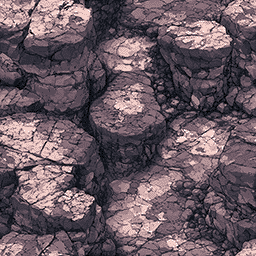
#> input picture test3.png, 256 x 256 px
$ python build_level_bgtex.py
#> lines starting #> are read from the running program, lines starting #| are printed output that depends on the picture
### tools/make_bg.py
#!/usr/bin/env python3
"""Convert a background image into a SNES 4bpp BG: tileset + tilemap + multi
sub-palettes, the "digitized photo" approach real SNES games used.

- No dithering (flat areas stay flat).
- 6 sub-palettes (96 colors): tiles are k-means clustered by colour, each
  cluster gets its own 15-colour palette (index 0 reserved transparent).
- Exact tile dedup with H/V flips (NO lossy merge -> no "chunking"); optional
  light merge only if the unique count exceeds `budget`.

Outputs <out>.pic (4bpp tiles), <out>.map (u16: tile|pal<<10|flips),
<out>.pal (npal*16 BGR555 colours), <out>_preview.png.

Usage: make_bg.py <src> <out> [base_pal=2] [npal=6] [budget=960] [crop WxH+X+Y]
"""
import sys, os
import numpy as np
from PIL import Image


def enc_tile(t):
    b = bytearray(32)
    for y in range(8):
        p0 = p1 = p2 = p3 = 0
        for x in range(8):
            v = int(t[y, x]); bit = 7 - x
            p0 |= (v & 1) << bit; p1 |= ((v >> 1) & 1) << bit
            p2 |= ((v >> 2) & 1) << bit; p3 |= ((v >> 3) & 1) << bit
        b[y*2] = p0; b[y*2+1] = p1; b[16+y*2] = p2; b[16+y*2+1] = p3
    return bytes(b)


def convert(src, out, base_pal=2, npal=6, budget=960, crop=None, scale=1.0, fit=None, merge_to=None, gray=0.0):
    img = Image.open(src).convert("RGB")
    if crop:
        img = img.crop(crop)
    if gray > 0.0:                            # wash toward 50% gray so the backdrop
        g = Image.new("RGB", img.size, (128, 128, 128))   # reads as more 'distant':
        img = Image.blend(img, g, gray)       # result = img*(1-gray) + 128*gray
    if fit:                                # cover-fit the whole composition into
        fw, fh = fit                       # one screen (scale to fill, centre-crop)
        W0, H0 = img.size                  # -> uniform backdrop, all levels equal
        s = max(fw / W0, fh / H0)
        img = img.resize((max(fw, round(W0 * s)), max(fh, round(H0 * s))), Image.LANCZOS)
        W1, H1 = img.size
        l, t = (W1 - fw) // 2, (H1 - fh) // 2
        img = img.crop((l, t, l + fw, t + fh))
    elif scale != 1.0:                     # half-res "smooth slide" backdrop:
        W0, H0 = img.size                  # shrink the whole composition to one
        img = img.resize((max(8, int(W0 * scale)),   # screen so it fits one shared
                          max(8, int(H0 * scale))), Image.LANCZOS)  # resident tileset
    W, H = img.size
    W -= W % 8; H -= H % 8
    img = img.crop((0, 0, W, H))
    arr = np.array(img, dtype=np.int32)
    tw, th = W // 8, H // 8
    ntiles = tw * th

    # tile mean colours -> k-means into npal clusters
    means = np.array([arr[(i // tw) * 8:(i // tw) * 8 + 8,
                          (i % tw) * 8:(i % tw) * 8 + 8].reshape(-1, 3).mean(0)
                      for i in range(ntiles)], dtype=np.float32)
    lum = means @ np.array([0.299, 0.587, 0.114], np.float32)
    order = np.argsort(lum)
    centers = means[order[np.linspace(0, ntiles - 1, npal).astype(int)]].astype(np.float32)
    assign = np.zeros(ntiles, np.int32)
    for _ in range(16):
        d = ((means[:, None, :] - centers[None, :, :]) ** 2).sum(2)
        assign = d.argmin(1)
        for g in range(npal):
            sel = means[assign == g]
            if len(sel):
                centers[g] = sel.mean(0)

    # per-cluster 15-colour palette (median cut, no dither)
    pals = []
    for g in range(npal):
        tids = np.where(assign == g)[0]
        if len(tids) == 0:
            pals.append(np.zeros((15, 3), np.uint8)); continue
        px = np.concatenate([arr[(t // tw) * 8:(t // tw) * 8 + 8,
                                 (t % tw) * 8:(t % tw) * 8 + 8].reshape(-1, 3) for t in tids])
        q = Image.fromarray(px.astype(np.uint8).reshape(-1, 1, 3), "RGB").quantize(
            colors=15, method=Image.Quantize.MEDIANCUT, dither=Image.Dither.NONE)
        gp = np.array(q.getpalette(), np.uint8)[:45]
        if len(gp) < 45:
            gp = np.concatenate([gp, np.zeros(45 - len(gp), np.uint8)])
        pals.append(gp.reshape(15, 3))

    def nearest(pix, pal):           # pix (64,3) -> indices 1..15
        d = ((pix[:, None, :] - pal[None, :, :].astype(np.int32)) ** 2).sum(2)
        return (d.argmin(1) + 1).astype(np.uint8)

    # quantise each tile to its cluster palette, then exact-dedup (with flips)
    reps = [np.zeros((8, 8), np.uint8)]   # tile 0 = transparent (HUD/margin rows)
    reppal = [base_pal]
    seen = {}
    mp = []
    for ty in range(th):
        for tx in range(tw):
            g = int(assign[ty * tw + tx])
            idx = nearest(arr[ty*8:ty*8+8, tx*8:tx*8+8].reshape(-1, 3), pals[g]).reshape(8, 8)
            cand = ((idx, 0, 0), (np.fliplr(idx), 1, 0),
                    (np.flipud(idx), 0, 1), (np.fliplr(np.flipud(idx)), 1, 1))
            hit = None
            for vt, hf, vf in cand:
                k = (g, vt.tobytes())
                if k in seen:
                    hit = (seen[k], hf, vf); break
            if hit is None:
                seen[(g, idx.tobytes())] = len(reps)
                reps.append(idx); reppal.append(base_pal + g)
                hit = (len(reps) - 1, 0, 0)
            mp.append((hit[0], base_pal + g, hit[1], hit[2]))

    # optional lossy merge: to slide between two sections both must live in VRAM
    # at once, so cap unique tiles by remapping the least-used tiles onto the
    # nearest kept tile (by rendered colour). Mild reduction -> mild "chunking".
    if merge_to and len(reps) > merge_to:
        usage = np.zeros(len(reps), np.int32)
        for ti, _, _, _ in mp:
            usage[ti] += 1
        feat = np.zeros((len(reps), 192), np.float32)
        for i, t in enumerate(reps):
            g = reppal[i] - base_pal
            flat = t.reshape(-1)
            for j in range(64):
                v = int(flat[j])
                feat[i, j*3:j*3+3] = (0, 0, 0) if v == 0 else pals[g][v - 1]
        keepset = set(int(x) for x in np.argsort(-usage)[:merge_to]); keepset.add(0)
        keep = sorted(keepset)
        kpos = {k: i for i, k in enumerate(keep)}
        kfeat = feat[keep]
        remap = {}
        for i in range(len(reps)):
            if i in keepset:
                remap[i] = (kpos[i], True)
            else:
                remap[i] = (int(((kfeat - feat[i]) ** 2).sum(1).argmin()), False)
        reps = [reps[k] for k in keep]
        reppal = [reppal[k] for k in keep]
        mp = [((remap[ti][0]), reppal[remap[ti][0]], hf if remap[ti][1] else 0,
               vf if remap[ti][1] else 0) for (ti, pal, hf, vf) in mp]

    # emit
    with open(out + ".pic", "wb") as f:
        for r in reps:
            f.write(enc_tile(r))
    with open(out + ".map", "wb") as f:
        for ti, pal, hf, vf in mp:
            e = (ti & 0x3FF) | ((pal & 7) << 10) | (hf << 14) | (vf << 15)
            f.write(bytes((e & 0xFF, (e >> 8) & 0xFF)))
    with open(out + ".pal", "wb") as f:
        for g in range(npal):
            f.write(bytes((0, 0)))               # index 0 transparent
            for i in range(15):
                # cast to int: numpy uint8 shifts overflow/truncate to 8 bits,
                # which silently drops green's high bits and all of blue (-> red).
                r, gg, b = int(pals[g][i][0]), int(pals[g][i][1]), int(pals[g][i][2])
                c = (r >> 3) | ((gg >> 3) << 5) | ((b >> 3) << 10)
                f.write(bytes((c & 0xFF, (c >> 8) & 0xFF)))

    # preview
    prev = np.zeros((H, W, 3), np.uint8)
    for i, (ti, pal, hf, vf) in enumerate(mp):
        t = reps[ti]
        if hf: t = np.fliplr(t)
        if vf: t = np.flipud(t)
        g = pal - base_pal
        ty, tx = divmod(i, tw)
        for y in range(8):
            for x in range(8):
                v = t[y, x]
                prev[ty*8+y, tx*8+x] = (0, 0, 0) if v == 0 else pals[g][v - 1]
    Image.fromarray(prev).resize((W*2, H*2), Image.NEAREST).save(out + "_preview.png")
    print(f"{out}: {tw}x{th} = {ntiles} cells, {len(reps)} unique tiles, {npal} palettes")
    return len(reps)


# [11 lines that do not run on import are left out]

### tools/build_level_bgtex.py
#!/usr/bin/env python3
"""Generate per-level BG2 parallax textures: res/bgtex_1..10.{pic,map,pal}.

Level 1 reuses the original, user-approved texture (res/bgtex.* from test3.png).
Levels 2..10 are built from bg/bg2.png .. bg/bg10.png. Each is a 256x256 seamless
texture quantized to 96 colors (6 BG sub-palettes) and <=1023 unique 8x8 tiles, so
its .pic is < 32768 bytes (one LoROM bank) and fills BG2 VRAM. Same params as the
original single bgtex so all levels look consistent. Pure-Python (no gfx2snes).
"""
import os, shutil, sys
sys.path.insert(0, os.path.dirname(os.path.abspath(__file__)))
import make_bg

HERE = os.path.dirname(os.path.abspath(__file__))
PROJ = os.path.dirname(HERE)
RES = os.path.join(PROJ, "res")
BG = os.path.join(PROJ, "bg")

PARAMS = dict(base_pal=2, npal=6, budget=1024, merge_to=1022)

# Wash every backdrop toward 50% gray so it reads as more 'distant'. 0.0 = off;
# 0.3 = the gray overlay is 30% opaque (orig 70% / gray 30%). Tune to taste.
GRAY = 0.35

# Level 1 source = test3.png (repo root); levels 2-10 = bg/bg2..bg10.png.
SOURCES = {1: os.path.join(PROJ, "test3.png")}
for _n in range(2, 11):
    SOURCES[_n] = os.path.join(BG, "bg%d.png" % _n)


def main():
    print("gray wash = %.0f%%" % (GRAY * 100))
    for n in range(1, 11):
        src = SOURCES[n]
        if not os.path.exists(src):
            print("  MISSING %s" % src)
            continue
        make_bg.convert(src, os.path.join(RES, "bgtex_%d" % n), gray=GRAY, **PARAMS)
#> in convert, img is the input picture: PIL image 256x256 RGB; mean R, G, B 104.3, 88.6, 97.3
#> in convert, `g = Image.new("RGB", img.size, (128, 128, 128))   # reads as more 'dis..`: g: PIL image 256x256 RGB; every value is 128
#> in convert, `img = Image.blend(img, g, gray)`:
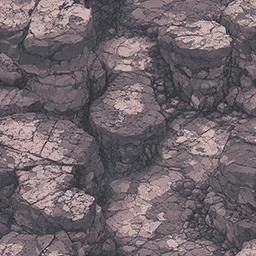
#> img: PIL image 256x256 RGB; mean R, G, B 112.2, 101.8, 107.4
#> in convert, `means = np.array([arr[(i // tw) * 8:(i // tw) * 8 + 8, (i % tw) * 8:(i..`: means = 1024 rows, first 8: [175.4, 153.4, 154.2], [165.4, 144.6, 146.5], [145.2, 127.2, 131.4], [157, 137.2, 140], [142.1, 127.2, 129.8], [180.1, 157.5, 157.5], [188.7, 165.2, 164], [162.8, 145.8, 147]
#> in convert, `lum = means @ np.array([0.299, 0.587, 0.114], np.float32)`: lum = 1024 values, max 179.6 at index 42, min 58.1 at index 322, mean 105.6
#> in convert, `order = np.argsort(lum)`: order = 1024 values, max 1023 at index 998, min 0 at index 988, mean 511.5
#> in convert, `centers = means[order[np.linspace(0, ntiles - 1, npal).astype(int)]].a..`: centers = [[56.67, 57.86, 63.09], [82.47, 78.39, 85.22], [97.7, 90.12, 96.52], [117.5, 104.6, 111.4], [142.2, 125.7, 130], [196.3, 172.9, 170.1]]
#> after the loop in convert, `for _ in range(16):`: centers = [[71.89, 70.64, 77.26], [85.81, 81.16, 88.31], [102.8, 93.73, 100.7], [122.7, 109, 115], [148.2, 130.4, 133.8], [174.1, 153, 153.5]]
#> after the loop in convert, `for g in range(npal):`: pals = 6 items
#> after the loop in convert, `for ty in range(th):`: mp = 1024 items, first 6: (1, 7, 0, 0), (2, 7, 0, 0), (3, 6, 0, 0), (4, 6, 0, 0), (5, 6, 0, 0), (6, 7, 0, 0); reppal = 1025 values, max 7 at index 1, min 2 at index 0, mean 4.28; reps = 1025 items; seen = 1024 items
#> in convert, `usage = np.zeros(len(reps), np.int32)`: usage = 1025 values from 0 to 0
#> after the loop in convert, `for ti, _, _, _ in mp:`: usage = 1025 values from 0 to 1
#> in convert, `feat = np.zeros((len(reps), 192), np.float32)`: feat: shape (1025, 192) float32; every value is 0
#> the loop in convert, `for i, t in enumerate(reps):` made 1025 passes
#> g on passes 1 to 3: 0, 5, 5
#> after the loop in convert, `for i, t in enumerate(reps):`:
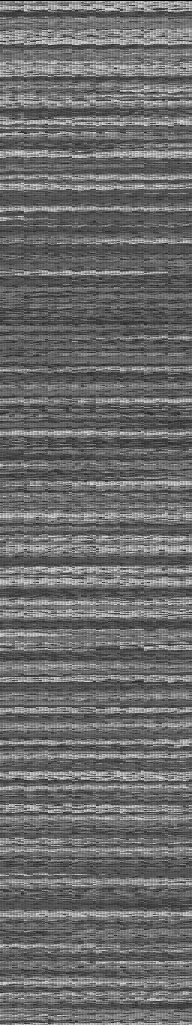
#> feat: shape (1025, 192) float32; min 0, max 210, mean 107.1
#> in convert, `keepset = set((int(x) for x in np.argsort(-usage)[:merge_to]))`: keepset = 1022 items
#> in convert, `keep = sorted(keepset)`: keep = 1023 values from 0 to 1024
#> in convert, `kpos = {k: i for i, k in enumerate(keep)}`: kpos = 1023 items
#> after the loop in convert, `for i in range(len(reps)):`: remap = 1025 items
#> in convert, `reps = [reps[k] for k in keep]`: reps = 1023 items
#> in convert, `reppal = [reppal[k] for k in keep]`: reppal = 1023 values, max 7 at index 1, min 2 at index 0, mean 4.28
#> the loop in convert, `for ti, pal, hf, vf in mp:` made 1024 passes
#> (pal, e) on passes 1 to 3: (7, 7169), (7, 7170), (6, 6147)
#> in convert, `prev = np.zeros((H, W, 3), np.uint8)`: prev: shape (256, 256, 3); every value is 0
#> the loop in convert, `for i, (ti, pal, hf, vf) in enumerate(mp):` made 1024 passes
#> (pal, g, ty, tx) on passes 1 to 3: (7, 5, 0, 0), (7, 5, 0, 1), (6, 4, 0, 2)
#> in convert, `Image.fromarray(prev).resize((W*2, H*2), Image.NEAREST).save(out + "_p..`:
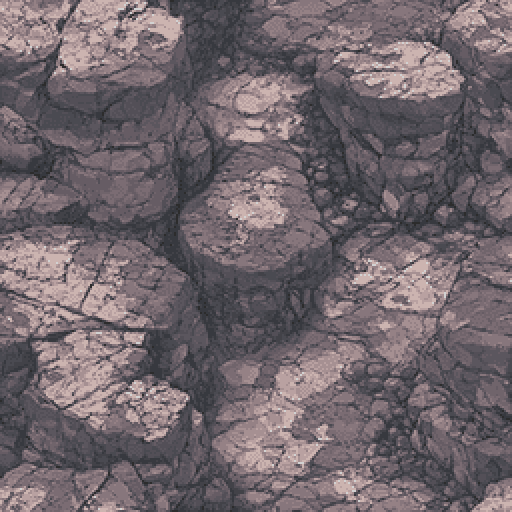
#> saved as bgtex_1_preview.png: PIL image 512x512 RGB; mean R, G, B 112.2, 101.8, 107.4
#| res/bgtex_1: 32x32 = 1024 cells, 1023 unique tiles, 6 palettes

    print("\npic sizes (must be < 32768 = one LoROM bank):")
    ok = True
    for n in range(1, 11):
        p = os.path.join(RES, "bgtex_%d.pic" % n)
        if os.path.exists(p):
            sz = os.path.getsize(p)
            flag = "OK" if sz < 32768 else "*** OVER 32KB ***"
            if sz >= 32768:
                ok = False
            print("  bgtex_%d.pic %6d  %s" % (n, sz, flag))
        else:
            print("  bgtex_%d.pic MISSING" % n)
            ok = False
    print("ALL OK" if ok else "PROBLEMS -- see above")
    return 0 if ok else 1


if __name__ == "__main__":
    sys.exit(main())
#> (the run stopped early here; a loop or call above may not have finished)
